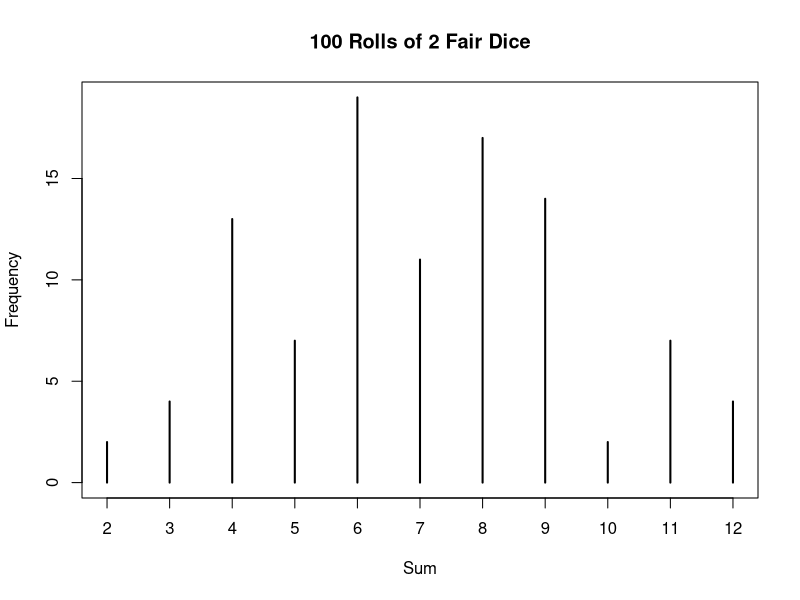
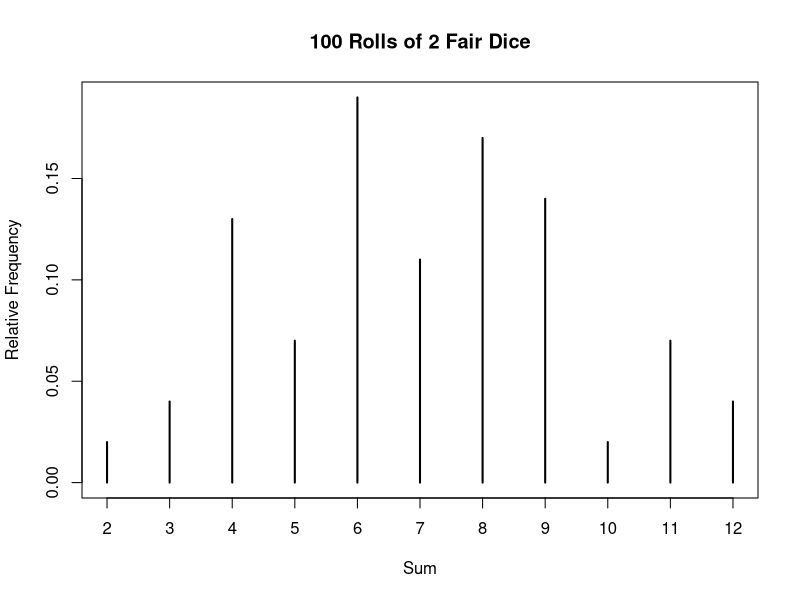
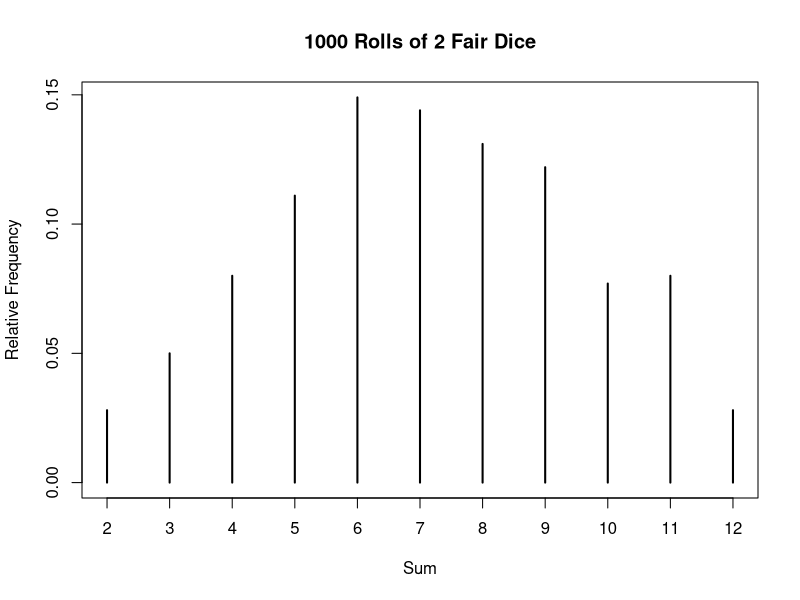
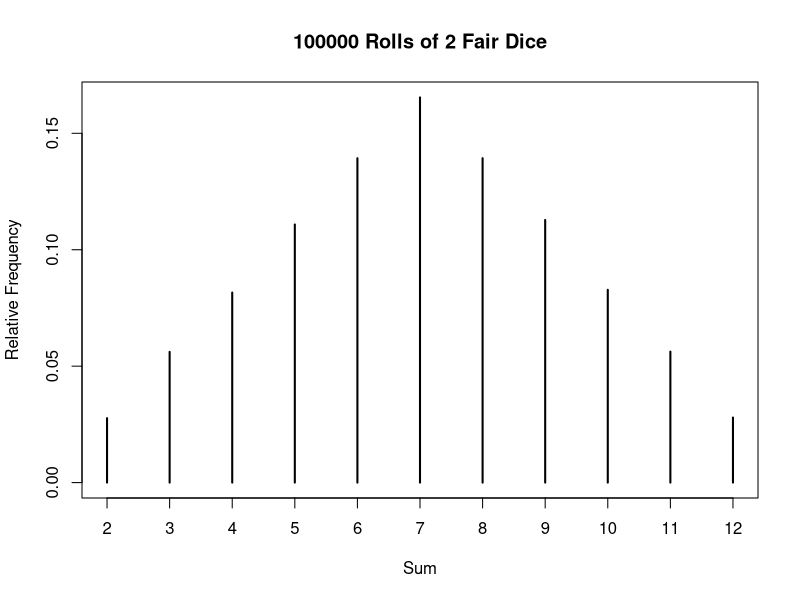

Generate these figures, in order, with R:
## ----marble_sample-------------------------------------------------------
marbles = c('red', 'blue', 'green')
sample(x = marbles, size = 2, replace = FALSE)

## ----sample_1.10---------------------------------------------------------
sample(x = 1:10, size = 5, replace = FALSE)

## ----sample_replace------------------------------------------------------
numbers = 1:10
sample(x = numbers, size = 20, replace = TRUE)

## ----sample_resample-----------------------------------------------------
sample(x = numbers, size = 20, replace = TRUE)
sample(x = numbers, size = 20, replace = TRUE)

## ---- dice_roll----------------------------------------------------------
sample(1:6, size = 1, replace = TRUE)

## ----two_dice_long-------------------------------------------------------
sample(1:6, size = 1, replace = TRUE) + sample(1:6, size = 1, replace = TRUE)

## ----two_dice_medium-----------------------------------------------------
dice.roll <- sample(1:6, size = 2, replace = TRUE)
dice.roll
sum(dice.roll)

## ----two_dice_short------------------------------------------------------
sum(sample(1:6, size = 2, replace = TRUE))

## ----sample_20-----------------------------------------------------------
die.rolls <- sample(x = 1:6, size = 20, replace = TRUE)
die.rolls

## ----two_dice_function---------------------------------------------------
two.dice <- function(){
  dice <- sample(1:6, size = 2, replace = TRUE)
  return(sum(dice))
}

## ----function_no_arguments-----------------------------------------------
#This command actually runs two.dice
two.dice()
#While this one merely lists the function code!
two.dice

## ----replicate_args------------------------------------------------------
replicate(n = 20, expr = two.dice())

## ----replicate_unnamed_args----------------------------------------------
replicate(20, two.dice())

## ----replicate_output_format---------------------------------------------
replicate(10, sample(1:10, 1, replace = FALSE))
replicate(10, sample(1:10, 5, replace = FALSE))

## ----dice_roll_function--------------------------------------------------
dice.sum <- function(n.dice){
  dice <- sample(1:6, size = n.dice, replace = TRUE)
  return(sum(dice))
}

## ----replicate_dice_roll-------------------------------------------------
replicate(50, dice.sum(3))

## ----storing_random------------------------------------------------------
sim <- sample(1:10, 10, FALSE)

## ----print_stored_random-------------------------------------------------
sim

## ----reprint_stored_random-----------------------------------------------
sim

## ----rerun_sample--------------------------------------------------------
sample(1:10, 10, FALSE)

## ----do_do---------------------------------------------------------------
replicate(50, sample(1:5, 1, TRUE))

## ----dont_do-------------------------------------------------------------
foo <- sample(1:5, 1, TRUE)
replicate(50, foo)

## ----roll_100------------------------------------------------------------
sims <- replicate(100, two.dice())

## ----summarize_rolls-----------------------------------------------------
table(sims)

## ----relative_frequencies------------------------------------------------
table(sims)/length(sims)

## ----plot_table----------------------------------------------------------
plot(table(sims), xlab = 'Sum', ylab = 'Frequency', main = '100 Rolls of 2 Fair Dice')

## ----plot_relative_table-------------------------------------------------
plot(table(sims)/length(sims), xlab = 'Sum', ylab = 'Relative Frequency', main = '100 Rolls of 2 Fair Dice')

## ----roll_1000-----------------------------------------------------------
more.sims <- replicate(1000, two.dice())
table(more.sims)/length(more.sims)
plot(table(more.sims)/length(more.sims), 
     xlab = 'Sum', ylab = 'Relative Frequency', main = '1000 Rolls of 2 Fair Dice')

## ----roll_100000---------------------------------------------------------
even.more.sims <- replicate(100000, two.dice())
table(even.more.sims)/length(even.more.sims)
plot(table(even.more.sims)/length(even.more.sims), 
     xlab = 'Sum', ylab = 'Relative Frequency', main = '100000 Rolls of 2 Fair Dice')

## ----logical_refresh-----------------------------------------------------
z <- c(12, 6, 3, 7, 10, 9, 3)
z >= 9

## ----logical_arithmetic--------------------------------------------------
TRUE + TRUE
FALSE * 6

## ----count_beyond_threshold----------------------------------------------
sum(z >= 9)

## ----logical_proportion--------------------------------------------------
sum(z >= 9)/length(z)

## ----many_rolls_head-----------------------------------------------------
head(even.more.sims)

## ----many_rolls_proportion-----------------------------------------------
sum(even.more.sims >= 9)/length(even.more.sims)

## ----compound_condition--------------------------------------------------
(7 <= z) & (z <= 10)

## ----compound_condition_rel_freq-----------------------------------------
sum((7 <= z) & (z <= 10))/length(z)

## ----or_condition--------------------------------------------------------
sum((z > 10) | (z < 7))/length(z)

## ----dice_between--------------------------------------------------------
sum((6 <= even.more.sims) & (even.more.sims <= 8))/length(even.more.sims)

## ----dice_beyond---------------------------------------------------------
sum((even.more.sims < 6) | (even.more.sims > 8))/length(even.more.sims)

## ----advanced_conditions-------------------------------------------------
#same as between 6 & 8 inclusive
mean(abs(even.more.sims - 7) <= 1)
#same as below 6 or above 8 -- the logical opposite of between 6 & 8 inclusive:
mean(!abs(even.more.sims - 7) <= 1)
